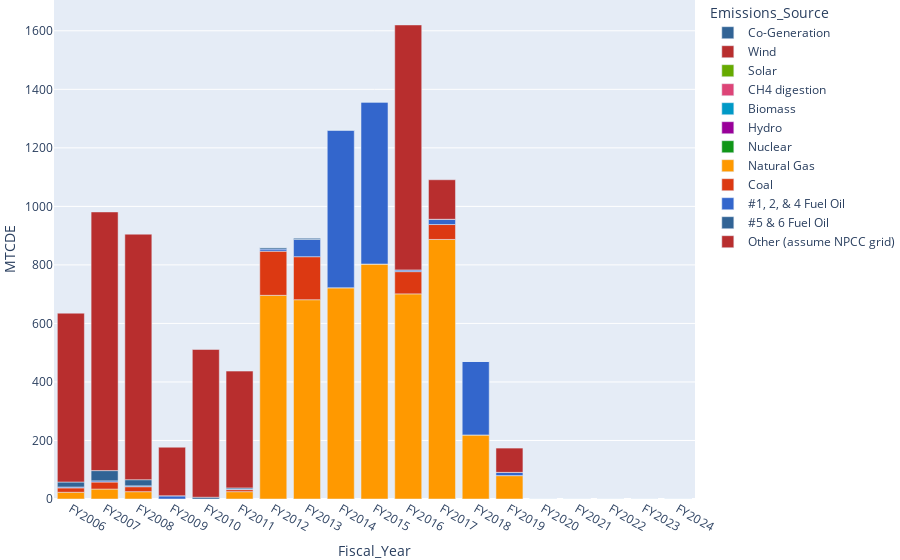

The cell this chart's notebook holds for it:
### Code cell
fig= px.bar(scope2, x= "Fiscal_Year",y="MTCDE", color= "Emissions_Source",color_discrete_sequence= px.colors.qualitative.G10_r)
fig.update_layout(margin=dict(l=10, r=10, t=0, b=0))
fig.show()

### Figure 1 — Plotly figure (JSON) as saved in the notebook; plotly's stock layout.template omitted (floating-point values rounded to 4 significant figures)
{"data": [{"alignmentgroup": "True", "hovertemplate": "Emissions_Source=Co-Generation<br>Fiscal_Year=%{x}<br>MTCDE=%{y}<extra></extra>", "legendgroup": "Co-Generation", "marker": {"color": "#316395", "pattern": {"shape": ""}}, "name": "Co-Generation", "offsetgroup": "Co-Generation", "orientation": "v", "showlegend": true, "textposition": "auto", "type": "bar", "x": ["FY2006", "FY2007", "FY2008", "FY2009", "FY2010", "FY2011", "FY2012", "FY2013", "FY2014", "FY2015", "FY2016", "FY2017", "FY2018", "FY2019", "FY2020", "FY2021", "FY2022", "FY2023", "FY2024"], "xaxis": "x", "y": [0, 0, 0, 0, 0, 0, 0, 0, 0, 0, 0, 0, 0, 0, 0, 0, 0, 0, 0], "yaxis": "y"}, {"alignmentgroup": "True", "hovertemplate": "Emissions_Source=Wind<br>Fiscal_Year=%{x}<br>MTCDE=%{y}<extra></extra>", "legendgroup": "Wind", "marker": {"color": "#B82E2E", "pattern": {"shape": ""}}, "name": "Wind", "offsetgroup": "Wind", "orientation": "v", "showlegend": true, "textposition": "auto", "type": "bar", "x": ["FY2006", "FY2007", "FY2008", "FY2009", "FY2010", "FY2011", "FY2012", "FY2013", "FY2014", "FY2015", "FY2016", "FY2017", "FY2018", "FY2019", "FY2020", "FY2021", "FY2022", "FY2023", "FY2024"], "xaxis": "x", "y": [0, 0, 0, 0, 0, 0, 0, 0, 0, 0, 0, 0, 0, 0, 0, 0, 0, 0, 0], "yaxis": "y"}, {"alignmentgroup": "True", "hovertemplate": "Emissions_Source=Solar<br>Fiscal_Year=%{x}<br>MTCDE=%{y}<extra></extra>", "legendgroup": "Solar", "marker": {"color": "#66AA00", "pattern": {"shape": ""}}, "name": "Solar", "offsetgroup": "Solar", "orientation": "v", "showlegend": true, "textposition": "auto", "type": "bar", "x": ["FY2006", "FY2007", "FY2008", "FY2009", "FY2010", "FY2011", "FY2012", "FY2013", "FY2014", "FY2015", "FY2016", "FY2017", "FY2018", "FY2019", "FY2020", "FY2021", "FY2022", "FY2023", "FY2024"], "xaxis": "x", "y": [0, 0, 0, 0, 0, 0, 0, 0, 0, 0, 0, 0, 0, 0, 0, 0, 0, 0, 0], "yaxis": "y"}, {"alignmentgroup": "True", "hovertemplate": "Emissions_Source=CH4 digestion<br>Fiscal_Year=%{x}<br>MTCDE=%{y}<extra></extra>", "legendgroup": "CH4 digestion", "marker": {"color": "#DD4477", "pattern": {"shape": ""}}, "name": "CH4 digestion", "offsetgroup": "CH4 digestion", "orientation": "v", "showlegend": true, "textposition": "auto", "type": "bar", "x": ["FY2006", "FY2007", "FY2008", "FY2009", "FY2010", "FY2011", "FY2012", "FY2013", "FY2014", "FY2015", "FY2016", "FY2017", "FY2018", "FY2019", "FY2020", "FY2021", "FY2022", "FY2023", "FY2024"], "xaxis": "x", "y": [0, 0, 0, 0, 0, 0, 0, 0, 0, 0, 0, 0, 0, 0, 0, 0, 0, 0, 0], "yaxis": "y"}, {"alignmentgroup": "True", "hovertemplate": "Emissions_Source=Biomass<br>Fiscal_Year=%{x}<br>MTCDE=%{y}<extra></extra>", "legendgroup": "Biomass", "marker": {"color": "#0099C6", "pattern": {"shape": ""}}, "name": "Biomass", "offsetgroup": "Biomass", "orientation": "v", "showlegend": true, "textposition": "auto", "type": "bar", "x": ["FY2006", "FY2007", "FY2008", "FY2009", "FY2010", "FY2011", "FY2012", "FY2013", "FY2014", "FY2015", "FY2016", "FY2017", "FY2018", "FY2019", "FY2020", "FY2021", "FY2022", "FY2023", "FY2024"], "xaxis": "x", "y": [0, 0, 0, 0, 0, 0, 0, 0, 0, 0, 0, 0, 0, 0, 0, 0, 0, 0, 0], "yaxis": "y"}, {"alignmentgroup": "True", "hovertemplate": "Emissions_Source=Hydro<br>Fiscal_Year=%{x}<br>MTCDE=%{y}<extra></extra>", "legendgroup": "Hydro", "marker": {"color": "#990099", "pattern": {"shape": ""}}, "name": "Hydro", "offsetgroup": "Hydro", "orientation": "v", "showlegend": true, "textposition": "auto", "type": "bar", "x": ["FY2006", "FY2007", "FY2008", "FY2009", "FY2010", "FY2011", "FY2012", "FY2013", "FY2014", "FY2015", "FY2016", "FY2017", "FY2018", "FY2019", "FY2020", "FY2021", "FY2022", "FY2023", "FY2024"], "xaxis": "x", "y": [0, 0, 0, 0, 0, 0, 0, 0, 0, 0, 0, 0, 0, 0, 0, 0, 0, 0, 0], "yaxis": "y"}, {"alignmentgroup": "True", "hovertemplate": "Emissions_Source=Nuclear<br>Fiscal_Year=%{x}<br>MTCDE=%{y}<extra></extra>", "legendgroup": "Nuclear", "marker": {"color": "#109618", "pattern": {"shape": ""}}, "name": "Nuclear", "offsetgroup": "Nuclear", "orientation": "v", "showlegend": true, "textposition": "auto", "type": "bar", "x": ["FY2006", "FY2007", "FY2008", "FY2009", "FY2010", "FY2011", "FY2012", "FY2013", "FY2014", "FY2015", "FY2016", "FY2017", "FY2018", "FY2019", "FY2020", "FY2021", "FY2022", "FY2023", "FY2024"], "xaxis": "x", "y": [0, 0, 0, 0, 0, 0, 0, 0, 0, 0, 0, 0, 0, 0, 0, 0, 0, 0, 0], "yaxis": "y"}, {"alignmentgroup": "True", "hovertemplate": "Emissions_Source=Natural Gas<br>Fiscal_Year=%{x}<br>MTCDE=%{y}<extra></extra>", "legendgroup": "Natural Gas", "marker": {"color": "#FF9900", "pattern": {"shape": ""}}, "name": "Natural Gas", "offsetgroup": "Natural Gas", "orientation": "v", "showlegend": true, "textposition": "auto", "type": "bar", "x": ["FY2006", "FY2007", "FY2008", "FY2009", "FY2010", "FY2011", "FY2012", "FY2013", "FY2014", "FY2015", "FY2016", "FY2017", "FY2018", "FY2019", "FY2020", "FY2021", "FY2022", "FY2023", "FY2024"], "xaxis": "x", "y": [23, 34, 25, 0, 0, 25, 696, 681, 722, 803, 701, 887, 219, 80, 0, 0, 0, 0, 0], "yaxis": "y"}, {"alignmentgroup": "True", "hovertemplate": "Emissions_Source=Coal<br>Fiscal_Year=%{x}<br>MTCDE=%{y}<extra></extra>", "legendgroup": "Coal", "marker": {"color": "#DC3912", "pattern": {"shape": ""}}, "name": "Coal", "offsetgroup": "Coal", "orientation": "v", "showlegend": true, "textposition": "auto", "type": "bar", "x": ["FY2006", "FY2007", "FY2008", "FY2009", "FY2010", "FY2011", "FY2012", "FY2013", "FY2014", "FY2015", "FY2016", "FY2017", "FY2018", "FY2019", "FY2020", "FY2021", "FY2022", "FY2023", "FY2024"], "xaxis": "x", "y": [15, 24, 17, 0, 0, 7, 151, 147, 0, 0, 76, 51, 0, 0, 0, 0, 0, 0, 0], "yaxis": "y"}, {"alignmentgroup": "True", "hovertemplate": "Emissions_Source=#1, 2, & 4 Fuel Oil<br>Fiscal_Year=%{x}<br>MTCDE=%{y}<extra></extra>", "legendgroup": "#1, 2, & 4 Fuel Oil", "marker": {"color": "#3366CC", "pattern": {"shape": ""}}, "name": "#1, 2, & 4 Fuel Oil", "offsetgroup": "#1, 2, & 4 Fuel Oil", "orientation": "v", "showlegend": true, "textposition": "auto", "type": "bar", "x": ["FY2006", "FY2007", "FY2008", "FY2009", "FY2010", "FY2011", "FY2012", "FY2013", "FY2014", "FY2015", "FY2016", "FY2017", "FY2018", "FY2019", "FY2020", "FY2021", "FY2022", "FY2023", "FY2024"], "xaxis": "x", "y": [3, 4, 3, 11, 0, 2, 7, 59, 539, 554, 6, 18, 251, 11, 0, 0, 0, 0, 0], "yaxis": "y"}, {"alignmentgroup": "True", "hovertemplate": "Emissions_Source=#5 & 6 Fuel Oil<br>Fiscal_Year=%{x}<br>MTCDE=%{y}<extra></extra>", "legendgroup": "#5 & 6 Fuel Oil", "marker": {"color": "#316395", "pattern": {"shape": ""}}, "name": "#5 & 6 Fuel Oil", "offsetgroup": "#5 & 6 Fuel Oil", "orientation": "v", "showlegend": true, "textposition": "auto", "type": "bar", "x": ["FY2006", "FY2007", "FY2008", "FY2009", "FY2010", "FY2011", "FY2012", "FY2013", "FY2014", "FY2015", "FY2016", "FY2017", "FY2018", "FY2019", "FY2020", "FY2021", "FY2022", "FY2023", "FY2024"], "xaxis": "x", "y": [17, 35, 21, 0, 6, 4, 5, 5, 0, 0, 0, 0, 0, 0, 0, 0, 0, 0, 0], "yaxis": "y"}, {"alignmentgroup": "True", "hovertemplate": "Emissions_Source=Other (assume NPCC grid)<br>Fiscal_Year=%{x}<br>MTCDE=%{y}<extra></extra>", "legendgroup": "Other (assume NPCC grid)", "marker": {"color": "#B82E2E", "pattern": {"shape": ""}}, "name": "Other (assume NPCC grid)", "offsetgroup": "Other (assume NPCC grid)", "orientation": "v", "showlegend": true, "textposition": "auto", "type": "bar", "x": ["FY2006", "FY2007", "FY2008", "FY2009", "FY2010", "FY2011", "FY2012", "FY2013", "FY2014", "FY2015", "FY2016", "FY2017", "FY2018", "FY2019", "FY2020", "FY2021", "FY2022", "FY2023", "FY2024"], "xaxis": "x", "y": [577, 884, 839, 166, 505, 399, 0, 0, 0, 0, 837, 135, 0, 83, 0, 0, 0, 0, 0], "yaxis": "y"}], "layout": {"barmode": "relative", "legend": {"title": {"text": "Emissions_Source"}, "tracegroupgap": 0}, "margin": {"b": 0, "l": 10, "r": 10, "t": 0}, "xaxis": {"anchor": "y", "domain": [0, 1], "title": {"text": "Fiscal_Year"}}, "yaxis": {"anchor": "x", "domain": [0, 1], "title": {"text": "MTCDE"}}}}
